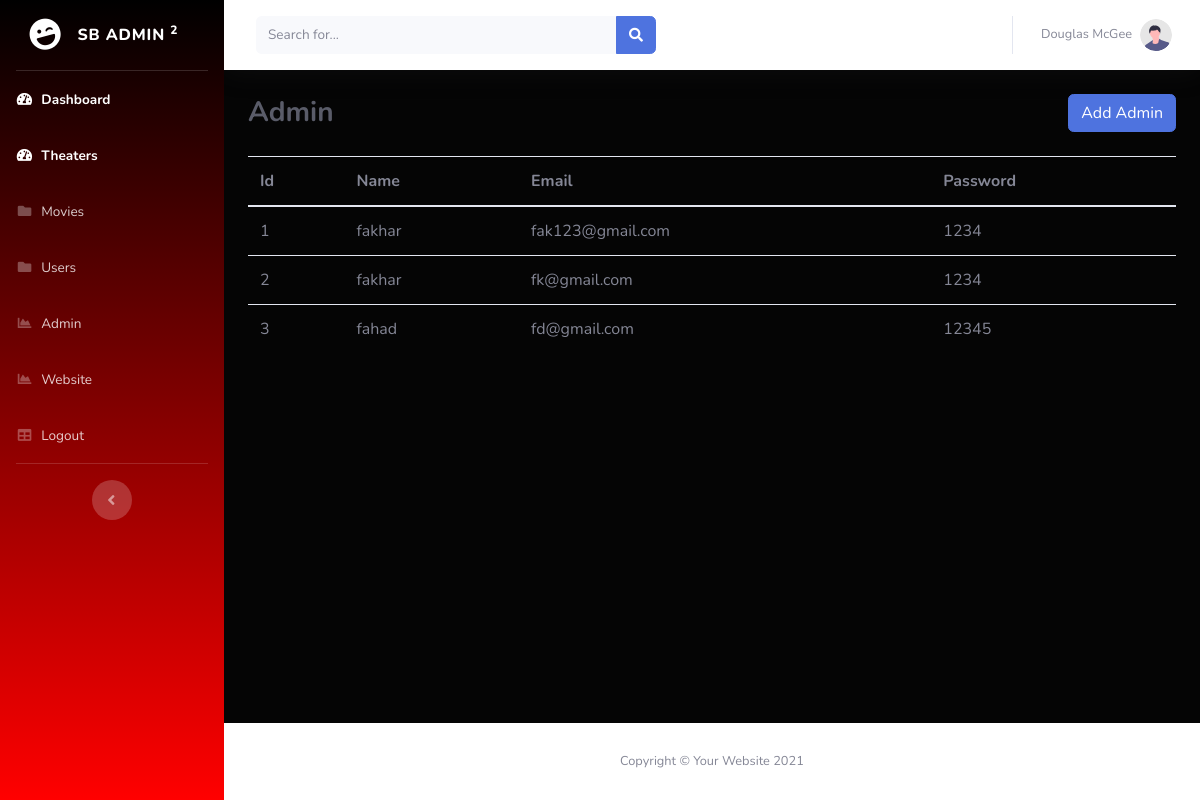
Page /admin/user.php (signed in) on the committed database.
### tables this page shows
CREATE TABLE `user_table` (
  `user_id` int(11) NOT NULL,
  `user_name` varchar(40) NOT NULL,
  `user_email` varchar(200) NOT NULL,
  `user_pass` varchar(100) NOT NULL
);

### admin/user.php (the view, shortened to what this page needs)
<?php
include('header.php');
include('connection.php');
?>
<div id="content-wrapper" class="d-flex flex-column">
    <div id="content">
        <nav class="navbar navbar-expand navbar-light bg-white topbar mb-4 static-top shadow">
            <form class="d-none d-sm-inline-block form-inline mr-auto ml-md-3 my-2 my-md-0 mw-100 navbar-search">
                <div class="input-group">
                    <input type="text" class="form-control bg-light border-0 small" placeholder="Search for..."
                        aria-label="Search" aria-describedby="basic-addon2">
                    <div class="input-group-append">
                        <button class="btn btn-primary" type="button">
                            <i class="fas fa-search fa-sm"></i>
                        </button>
                    </div>
                </div>
            </form>
            <ul class="navbar-nav ml-auto">
                <li class="nav-item dropdown no-arrow">
                    <a class="nav-link dropdown-toggle" href="#" id="userDropdown" role="button" data-toggle="dropdown"
                        aria-haspopup="true" aria-expanded="false">
                        <span class="mr-2 d-none d-lg-inline text-gray-600 small">Douglas McGee</span>
                        <img class="img-profile rounded-circle" src="img/undraw_profile.svg">
                    </a>
                </li>
            </ul>
        </nav>
        <div class="container-fluid">
            <div class="d-sm-flex align-items-center justify-content-between mb-4">
                <h1 class="h3 mb-0 text-gray-800"><strong>Admin</strong></h1>
                <a href="add_admin.php" class="btn btn-primary">Add Admin</a>
            </div>
            <div class="row">
                <div class="col">
                    <table class="table table-striped table-hover">
                        <thead>
                            <tr>
                                <th scope="col">Id</th>
                                <th scope="col">Name</th>
                                <th scope="col">Email</th>
                                <th scope="col">Password</th>
                            </tr>
                        </thead>
                        <tbody>
                            <?php
                            $query = "select * from user_table";
                            $result = mysqli_query($connect, $query);
                            foreach ($result as $row) {
                                echo "<tr>
                                        <td>$row[user_id]</td>
                                        <td>$row[user_name]</td>
                                        <td>$row[user_email]</td>
                                        <td>$row[user_pass]</td>
                                    </tr>";
                            }
                            ?>
                        </tbody>
                    </table>
                </div>
            </div>
        </div>
    </div>
    <?php
    include('footer.php');
    ?>

### admin/css/nav.css (style rules this page uses)
#content { background-color: rgb(5, 5, 5) ; color: white; }

### rows in the picture
user_table: user_id "1", user_name "fakhar", user_email "fak123@gmail.com", user_pass "1234"
user_table: user_id "2", user_name "fakhar", user_email "fk@gmail.com", user_pass "1234"
user_table: user_id "3", user_name "fahad", user_email "fd@gmail.com", user_pass "12345"
